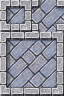

The image is a tile-based game level rendered from a .tmx file. Its description and complete source (layers, tilesets, objects, tile grids) follow:
An orthogonal 4x6 tile map with 16x16 px tiles, 1 tile layer (Vrstva dlaždic 1).

<map version="1.0" tiledversion="1.1.6" orientation="orthogonal" renderorder="right-down" width="4" height="6" tilewidth="16" tileheight="16" infinite="0" nextobjectid="1">
 <tileset firstgid="1" source="TileA22.tsx" />
 <layer name="Vrstva dlaždic 1" width="4" height="6">
  <data encoding="csv">
25,26,27,28,
57,58,59,60,
89,90,91,92,
121,122,123,124,
153,154,155,156,
185,186,187,188
</data>
 </layer>
</map>
